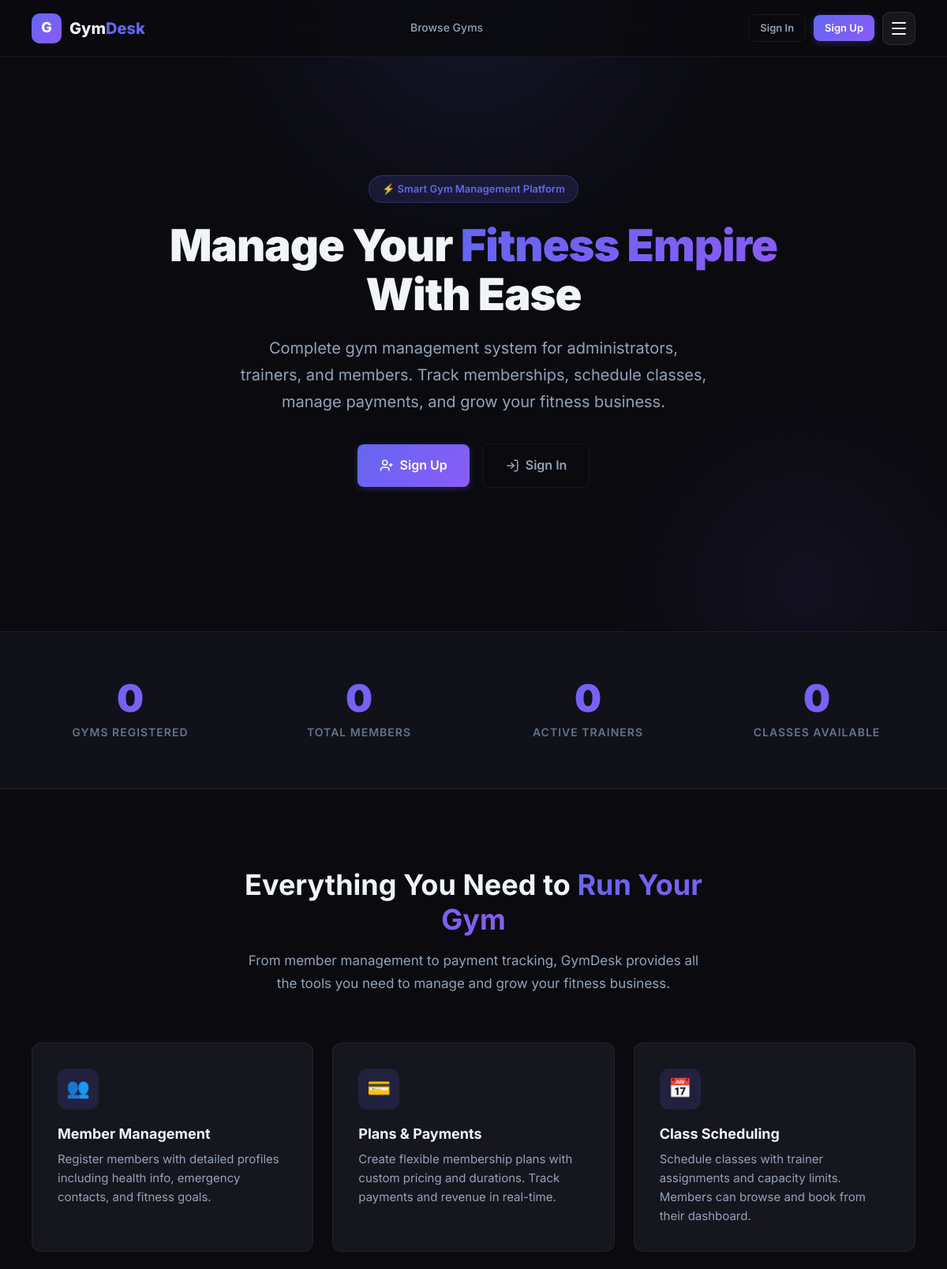
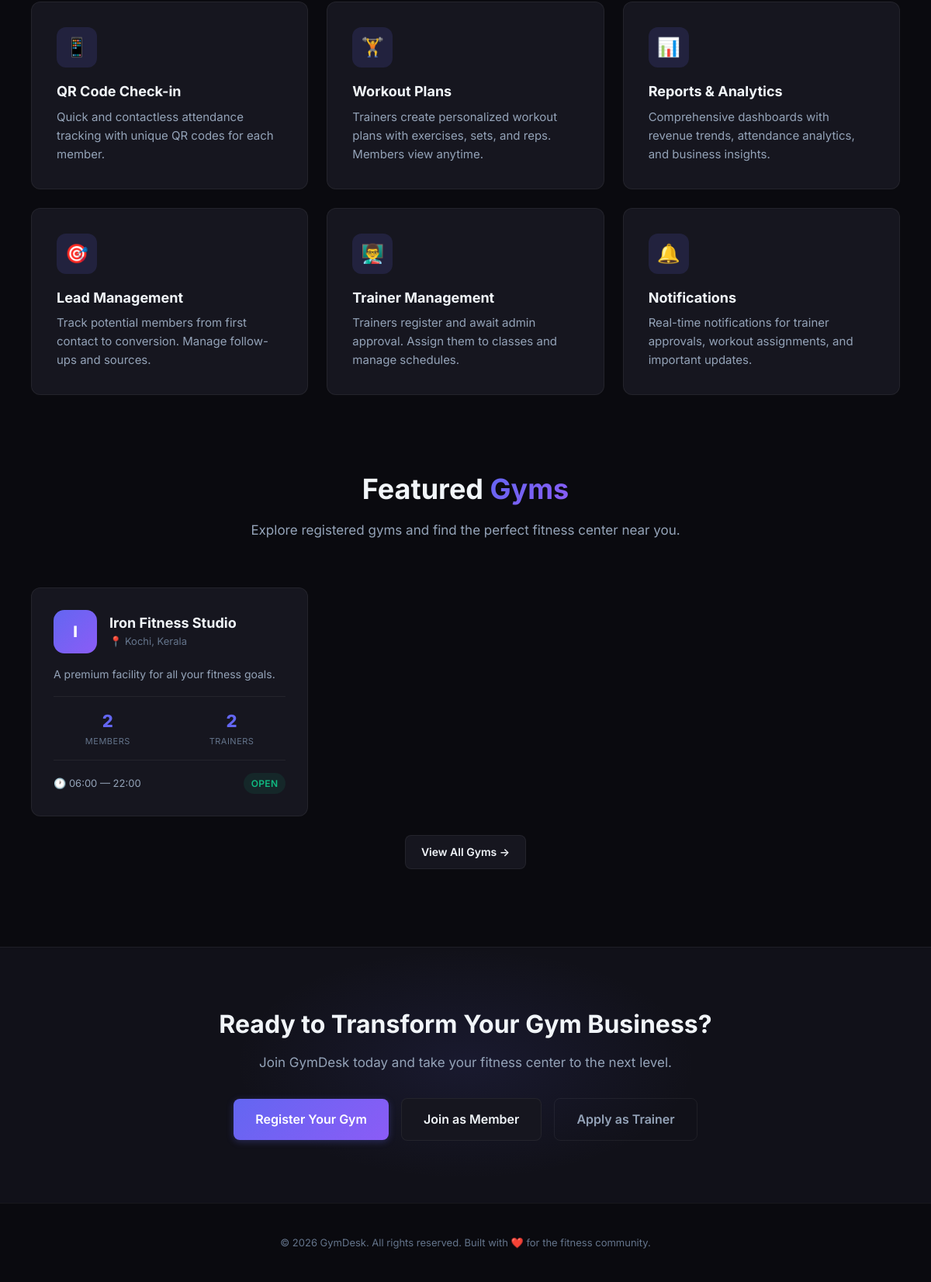
The page / on the database its author committed (2 pictures, top to bottom).
### tables this page shows
CREATE TABLE gyms (
            id INTEGER PRIMARY KEY AUTOINCREMENT,
            name TEXT NOT NULL,
            address TEXT,
            city TEXT,
            state TEXT,
            pincode TEXT,
            phone TEXT,
            email TEXT,
            description TEXT,
            logo TEXT,
            gym_type TEXT DEFAULT 'general',
            owner_id INTEGER NOT NULL,
            is_approved INTEGER DEFAULT 0,
            opening_time TEXT DEFAULT '06:00',
            closing_time TEXT DEFAULT '22:00',
            created_at TIMESTAMP DEFAULT CURRENT_TIMESTAMP,
            FOREIGN KEY (owner_id) REFERENCES users(id)
        );

### backend/routes/public.py (the view)
@public_bp.route('/')
def landing():
    db = get_db()
    total_gyms = db.execute('SELECT COUNT(*) as c FROM gyms WHERE is_approved = 1').fetchone()['c']
    total_members = db.execute('SELECT COUNT(*) as c FROM members').fetchone()['c']
    total_trainers = db.execute('SELECT COUNT(*) as c FROM trainers WHERE is_approved = 1').fetchone()['c']
    total_classes = db.execute('SELECT COUNT(*) as c FROM classes WHERE is_active = 1').fetchone()['c']
    featured_gyms = db.execute('''
        SELECT g.*, u.full_name as owner_name,
               (SELECT COUNT(*) FROM members m WHERE m.gym_id = g.id) as member_count,
               (SELECT COUNT(*) FROM trainers t WHERE t.gym_id = g.id AND t.is_approved = 1) as trainer_count
        FROM gyms g
        JOIN users u ON g.owner_id = u.id
        WHERE g.is_approved = 1
        ORDER BY g.created_at DESC
        LIMIT 6
    ''').fetchall()
    db.close()
    return render_template('public/landing.html',
                           total_gyms=total_gyms,
                           total_members=total_members,
                           total_trainers=total_trainers,
                           total_classes=total_classes,
                           featured_gyms=featured_gyms)

### backend/database.py (called while the page is built)
def get_db():
    conn = sqlite3.connect(Config.DATABASE)
    conn.row_factory = sqlite3.Row
    conn.execute("PRAGMA foreign_keys = ON")
    return conn

### frontend/templates/public/landing.html (shortened to what this page needs)
{% extends "base.html" %}
{% block extra_css %}
<link rel="stylesheet" href="{{ url_for('static', filename='css/landing.css') }}">
{% endblock %}
{% block body %}
<nav class="public-nav">
    <div class="nav-inner">
        <a href="{{ url_for('public.landing') }}" class="nav-logo">
            <div class="nav-logo-icon">G</div>
            <div class="nav-logo-text">Gym<span>Desk</span></div>
        </a>
        <div class="nav-center-links">
            <a href="{{ url_for('public.gym_list') }}">Browse Gyms</a>
        </div>
        <div class="nav-right">
            {% if current_user.is_authenticated %}
            {% if current_user.role in ('gym_admin', 'system_admin') %}
            <a href="{{ url_for('admin.dashboard') }}" class="btn btn-primary btn-sm">Dashboard</a>
            {% elif current_user.role == 'member' %}
            <a href="{{ url_for('member.dashboard') }}" class="btn btn-primary btn-sm">Dashboard</a>
            {% elif current_user.role == 'trainer' %}
            <a href="{{ url_for('trainer.dashboard') }}" class="btn btn-primary btn-sm">Dashboard</a>
            {% endif %}
            {% else %}
            <a href="{{ url_for('auth.login') }}" class="btn btn-ghost btn-sm nav-signin-btn">Sign In</a>
            <a href="#" class="btn btn-primary btn-sm nav-signup-btn"
                onclick="document.getElementById('megaMenu').classList.add('active')">Sign Up</a>
            {% endif %}
            <button class="mega-menu-toggle" onclick="toggleMegaMenu()" aria-label="Menu">
                <span class="hamburger-line"></span>
                <span class="hamburger-line"></span>
                <span class="hamburger-line"></span>
            </button>
        </div>
    </div>
</nav>
<section class="hero">
    <div class="hero-content">
        <div class="hero-badge">
            ⚡ Smart Gym Management Platform
        </div>
        <h1>Manage Your <span class="text-gradient">Fitness Empire</span> With Ease</h1>
        <p>Complete gym management system for administrators, trainers, and members. Track memberships, schedule
            classes, manage payments, and grow your fitness business.</p>
        <div class="hero-actions">
            {% if current_user.is_authenticated %}
            {% if current_user.role in ('gym_admin', 'system_admin') %}
            <a href="{{ url_for('admin.dashboard') }}" class="btn btn-primary btn-lg">Go to Dashboard</a>
            {% elif current_user.role == 'member' %}
            <a href="{{ url_for('member.dashboard') }}" class="btn btn-primary btn-lg">My Dashboard</a>
            {% elif current_user.role == 'trainer' %}
            <a href="{{ url_for('trainer.dashboard') }}" class="btn btn-primary btn-lg">Trainer Dashboard</a>
            {% endif %}
            {% else %}
            <a href="#" class="btn btn-primary btn-lg"
                onclick="document.getElementById('megaMenu').classList.add('active')">
                <svg width="18" height="18" viewBox="0 0 24 24" fill="none" stroke="currentColor" stroke-width="2">
                    <path d="M16 21v-2a4 4 0 00-4-4H6a4 4 0 00-4 4v2" />
                    <circle cx="9" cy="7" r="4" />
                    <line x1="19" y1="8" x2="19" y2="14" />
                    <line x1="22" y1="11" x2="16" y2="11" />
                </svg>
                Sign Up
            </a>
            <a href="{{ url_for('auth.login') }}" class="btn btn-ghost btn-lg">
                <svg width="18" height="18" viewBox="0 0 24 24" fill="none" stroke="currentColor" stroke-width="2">
                    <path d="M15 3h4a2 2 0 012 2v14a2 2 0 01-2 2h-4" />
                    <polyline points="10 17 15 12 10 7" />
                    <line x1="15" y1="12" x2="3" y2="12" />
                </svg>
                Sign In
            </a>
            {% endif %}
        </div>
    </div>
</section>
<section class="stats-bar">
    <div class="stats-bar-inner">
        <div class="stats-bar-item">
            <div class="counter" data-target="{{ total_gyms }}">0</div>
            <div class="counter-label">Gyms Registered</div>
        </div>
        <div class="stats-bar-item">
            <div class="counter" data-target="{{ total_members }}">0</div>
            <div class="counter-label">Total Members</div>
        </div>
        <div class="stats-bar-item">
            <div class="counter" data-target="{{ total_trainers }}">0</div>
            <div class="counter-label">Active Trainers</div>
        </div>
        <div class="stats-bar-item">
            <div class="counter" data-target="{{ total_classes }}">0</div>
            <div class="counter-label">Classes Available</div>
        </div>
    </div>
</section>
<section class="section">
    <div class="section-header">
        <h2>Everything You Need to <span class="text-gradient">Run Your Gym</span></h2>
        <p>From member management to payment tracking, GymDesk provides all the tools you need to manage and grow your
            fitness business.</p>
    </div>
    <div class="features-grid">
        <div class="feature-card">
            <div class="feature-icon">👥</div>
            <h3>Member Management</h3>
            <p>Register members with detailed profiles including health info, emergency contacts, and fitness goals.</p>
        </div>
        <div class="feature-card">
            <div class="feature-icon">💳</div>
            <h3>Plans & Payments</h3>
            <p>Create flexible membership plans with custom pricing and durations. Track payments and revenue in
                real-time.</p>
        </div>
        <div class="feature-card">
            <div class="feature-icon">📅</div>
            <h3>Class Scheduling</h3>
            <p>Schedule classes with trainer assignments and capacity limits. Members can browse and book from their
                dashboard.</p>
        </div>
        <div class="feature-card">
            <div class="feature-icon">📱</div>
            <h3>QR Code Check-in</h3>
            <p>Quick and contactless attendance tracking with unique QR codes for each member.</p>
        </div>
        <div class="feature-card">
            <div class="feature-icon">🏋️</div>
            <h3>Workout Plans</h3>
            <p>Trainers create personalized workout plans with exercises, sets, and reps. Members view anytime.</p>
        </div>
        <div class="feature-card">
            <div class="feature-icon">📊</div>
            <h3>Reports & Analytics</h3>
            <p>Comprehensive dashboards with revenue trends, attendance analytics, and business insights.</p>
        </div>
        <div class="feature-card">
            <div class="feature-icon">🎯</div>
            <h3>Lead Management</h3>
            <p>Track potential members from first contact to conversion. Manage follow-ups and sources.</p>
        </div>
        <div class="feature-card">
            <div class="feature-icon">👨‍🏫</div>
            <h3>Trainer Management</h3>
            <p>Trainers register and await admin approval. Assign them to classes and manage schedules.</p>
        </div>
        <div class="feature-card">
            <div class="feature-icon">🔔</div>
            <h3>Notifications</h3>
            <p>Real-time notifications for trainer approvals, workout assignments, and important updates.</p>
        </div>
    </div>
</section>
{% if featured_gyms %}
<section class="section" style="padding-top: 0;">
    <div class="section-header">
        <h2>Featured <span class="text-gradient">Gyms</span></h2>
        <p>Explore registered gyms and find the perfect fitness center near you.</p>
    </div>
    <div class="gym-grid">
        {% for gym in featured_gyms %}
        <div class="gym-card">
            <div class="gym-card-header">
                <div class="gym-avatar">{{ gym['name'][0] }}</div>
                <div>
                    <h3>{{ gym['name'] }}</h3>
                    <div class="gym-location">📍 {{ gym['city'] or 'Location TBD' }}{% if gym['state'] %}, {{
                        gym['state'] }}{% endif %}</div>
                </div>
            </div>
            {% if gym['description'] %}
            <p class="text-sm text-secondary" style="margin-bottom: 12px;">{{ gym['description'][:100] }}</p>
            {% endif %}
            <div class="gym-card-stats">
                <div class="gym-stat">
                    <div class="gym-stat-value">{{ gym['member_count'] }}</div>
                    <div class="gym-stat-label">Members</div>
                </div>
                <div class="gym-stat">
                    <div class="gym-stat-value">{{ gym['trainer_count'] }}</div>
                    <div class="gym-stat-label">Trainers</div>
                </div>
            </div>
            <div class="gym-card-footer">
                <div class="gym-hours">🕐 {{ gym['opening_time'] }} — {{ gym['closing_time'] }}</div>
                <span class="badge badge-success">Open</span>
            </div>
        </div>
        {% endfor %}
    </div>
    <div class="text-center mt-6">
        <a href="{{ url_for('public.gym_list') }}" class="btn btn-secondary">View All Gyms →</a>
    </div>
</section>
{% endif %}
<section class="cta-section">
    <h2>Ready to Transform Your Gym Business?</h2>
    <p>Join GymDesk today and take your fitness center to the next level.</p>
    <div class="hero-actions" style="position: relative;">
        <a href="{{ url_for('auth.register_gym_admin') }}" class="btn btn-primary btn-lg">Register Your Gym</a>
        <a href="{{ url_for('auth.register_member') }}" class="btn btn-secondary btn-lg">Join as Member</a>
        <a href="{{ url_for('auth.register_trainer') }}" class="btn btn-ghost btn-lg">Apply as Trainer</a>
    </div>
</section>
<footer class="public-footer">
    <p>&copy; 2026 GymDesk. All rights reserved. Built with ❤️ for the fitness community.</p>
</footer>
{% endblock %}

### frontend/static/css/main.css (style rules this page uses)
:root { --bg-primary: #0a0a0f; --bg-secondary: #111119; --bg-card: #16161f; --bg-card-hover: #1c1c28; --bg-input: #1a1a26; --bg-sidebar: #0e0e16; --accent-primary: #6366f1; --accent-primary-hover: #818cf8; --accent-secondary: #8b5cf6; --accent-gradient: linear-gradient(135deg, #6366f1, #8b5cf6); --accent-glow: rgba(99, 102, 241, 0.15); --success: #10b981; --success-bg: rgba(16, 185, 129, 0.1); --warning: #f59e0b; --warning-bg: rgba(245, 158, 11, 0.1); --error: #ef4444; --error-bg: rgba(239, 68, 68, 0.1); --info: #3b82f6; --info-bg: rgba(59, 130, 246, 0.1); --text-primary: #f1f5f9; --text-secondary: #94a3b8; --text-muted: #64748b; --text-accent: #a5b4fc; --border-color: rgba(255, 255, 255, 0.06); --border-color-hover: rgba(255, 255, 255, 0.12); --border-accent: rgba(99, 102, 241, 0.3); --shadow-sm: 0 1px 3px rgba(0, 0, 0, 0.3); --shadow-md: 0 4px 12px rgba(0, 0, 0, 0.4); --shadow-lg: 0 8px 30px rgba(0, 0, 0, 0.5); --shadow-glow: 0 0 20px rgba(99, 102, 241, 0.15); --sidebar-width: 260px; --topbar-height: 64px; --border-radius: 12px; --border-radius-sm: 8px; --border-radius-lg: 16px; --transition-fast: 150ms ease; --transition-normal: 250ms ease; --transition-slow: 400ms ease; --font-family: 'Inter', -apple-system, BlinkMacSystemFont, 'Segoe UI', sans-serif; }
*, *::before, *::after { margin: 0; padding: 0; box-sizing: border-box; }
html { font-size: 16px; scroll-behavior: smooth; -webkit-font-smoothing: antialiased; -moz-osx-font-smoothing: grayscale; }
body { font-family: var(--font-family); background-color: var(--bg-primary); color: var(--text-primary); line-height: 1.6; min-height: 100vh; overflow-x: hidden; }
a { color: var(--accent-primary); text-decoration: none; transition: color var(--transition-fast); }
h1, h2, h3, h4, h5, h6 { color: var(--text-primary); font-weight: 700; line-height: 1.2; }
h1 { font-size: 2.25rem; }
h2 { font-size: 1.75rem; }
h3 { font-size: 1.375rem; }
.text-gradient { background: var(--accent-gradient); -webkit-background-clip: text; -webkit-text-fill-color: transparent; background-clip: text; }
.text-secondary { color: var(--text-secondary); }
.btn { display: inline-flex; align-items: center; gap: 8px; padding: 10px 20px; border: none; border-radius: var(--border-radius-sm); font-family: var(--font-family); font-size: 0.875rem; font-weight: 600; cursor: pointer; transition: all var(--transition-normal); text-decoration: none; white-space: nowrap; }
.btn-primary { background: var(--accent-gradient); color: #fff; box-shadow: 0 2px 10px rgba(99, 102, 241, 0.3); }
.btn-secondary { background: var(--bg-card); color: var(--text-primary); border: 1px solid var(--border-color); }
.btn-ghost { background: transparent; color: var(--text-secondary); border: 1px solid var(--border-color); }
.btn-sm { padding: 6px 14px; font-size: 0.8125rem; }
.btn-lg { padding: 14px 28px; font-size: 1rem; }
.badge { display: inline-flex; align-items: center; gap: 4px; padding: 4px 10px; border-radius: 20px; font-size: 0.75rem; font-weight: 600; text-transform: uppercase; letter-spacing: 0.3px; }
.badge-success { background: var(--success-bg); color: var(--success); }
.mt-6 { margin-top: 24px; }
.text-center { text-align: center; }
.text-sm { font-size: 0.875rem; }

### rows shown on the page
gyms: name "I", name "Iron Fitness Studio", city "Kochi", state "Kerala", description "A premium facility for all your fitness goals.", member_count "2", trainer_count "2", opening_time "06:00", closing_time "22:00"
